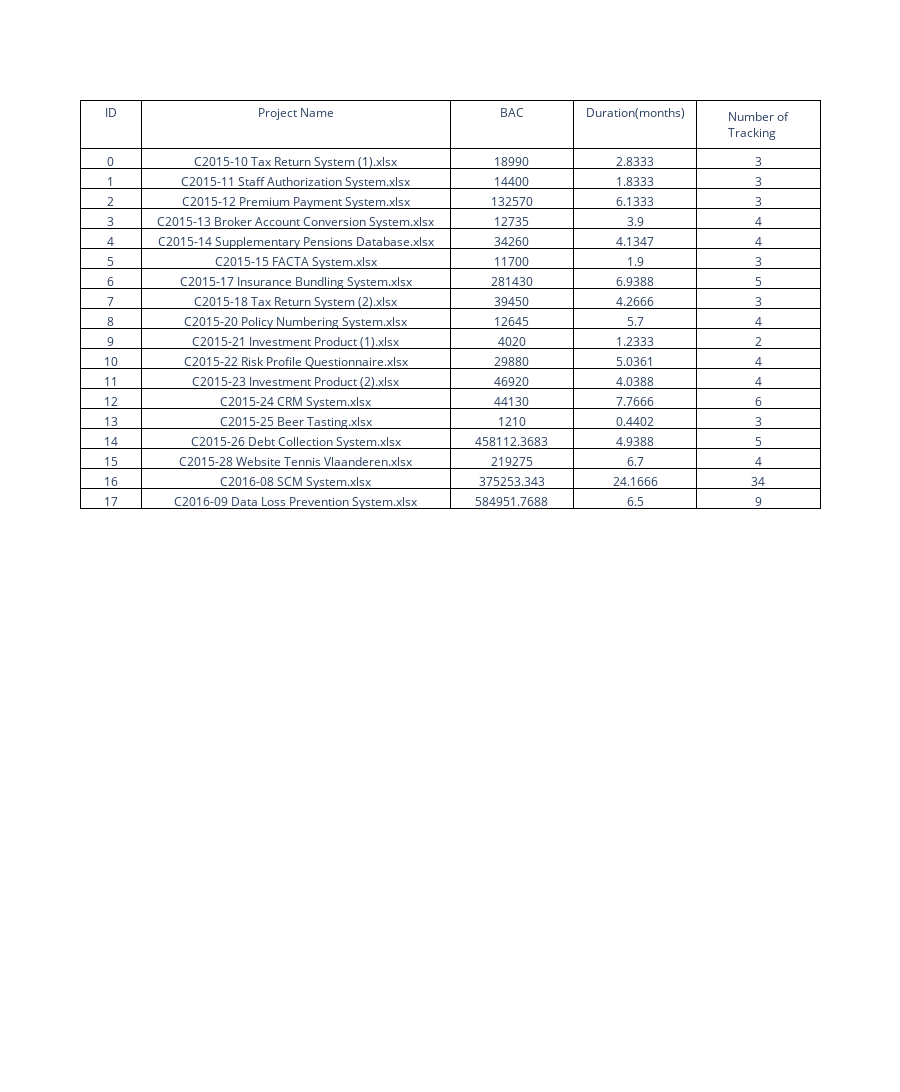

Notebook cell for this chart:
### Code cell
import plotly.graph_objects as go

# Ve bang
fig = go.Figure(
    layout = dict(height=1500),
    data=[go.Table(
        columnwidth = [100,500,200],
        header=dict(values=['ID', 'Project Name', 'BAC', 'Duration(months)', 'Number of Tracking'],
                line_color='black',
                fill_color='white',
                align='center'),
        cells=dict(values=[list(range(0, np.size(files))), files,
                           [float(int(bac*10000))/10000 for bac in BAC],
                           [float(int(d/24/30*10000))/10000 for d in PD],
                           n_tracking_periods],
                line_color='black',
                fill_color='white',
                align='center'
            )
    )]
)

fig.show()

### Figure 1 — Plotly figure (JSON) as saved in the notebook; plotly's stock layout.template omitted (floating-point values rounded to 4 significant figures)
{"data": [{"cells": {"align": "center", "fill": {"color": "white"}, "line": {"color": "black"}, "values": [[0, 1, 2, 3, 4, 5, 6, 7, 8, 9, 10, 11, 12, 13, 14, 15, 16, 17], ["C2015-10 Tax Return System (1).xlsx", "C2015-11 Staff Authorization System.xlsx", "C2015-12 Premium Payment System.xlsx", "C2015-13 Broker Account Conversion System.xlsx", "C2015-14 Supplementary Pensions Database.xlsx", "C2015-15 FACTA System.xlsx", "C2015-17 Insurance Bundling System.xlsx", "C2015-18 Tax Return System (2).xlsx", "C2015-20 Policy Numbering System.xlsx", "C2015-21 Investment Product (1).xlsx", "C2015-22 Risk Profile Questionnaire.xlsx", "C2015-23 Investment Product (2).xlsx", "C2015-24 CRM System.xlsx", "C2015-25 Beer Tasting.xlsx", "C2015-26 Debt Collection System.xlsx", "C2015-28 Website Tennis Vlaanderen.xlsx", "C2016-08 SCM System.xlsx", "C2016-09 Data Loss Prevention System.xlsx"], [18990, 14400, 132570, 12735, 34260, 11700, 281430, 39450, 12645, 4020, 29880, 46920, 44130, 1210, 458100.0, 219275, 375300.0, 585000.0], [2.833, 1.833, 6.133, 3.9, 4.135, 1.9, 6.939, 4.267, 5.7, 1.233, 5.036, 4.039, 7.767, 0.4402, 4.939, 6.7, 24.17, 6.5], [3, 3, 3, 4, 4, 3, 5, 3, 4, 2, 4, 4, 6, 3, 5, 4, 34, 9]]}, "columnwidth": [100, 500, 200], "header": {"align": "center", "fill": {"color": "white"}, "line": {"color": "black"}, "values": ["ID", "Project Name", "BAC", "Duration(months)", "Number of Tracking"]}, "type": "table"}], "layout": {"height": 1500}}
